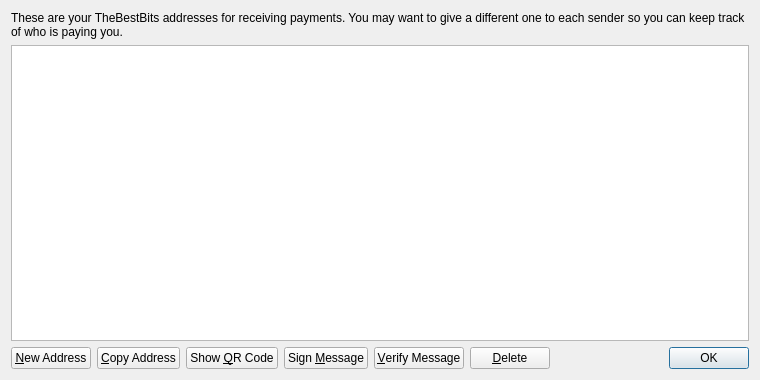
<?xml version="1.0" encoding="UTF-8"?>
<ui version="4.0">
 <class>AddressBookPage</class>
 <widget class="QWidget" name="AddressBookPage">
  <property name="geometry">
   <rect>
    <x>0</x>
    <y>0</y>
    <width>760</width>
    <height>380</height>
   </rect>
  </property>
  <property name="windowTitle">
   <string>Address Book</string>
  </property>
  <layout class="QVBoxLayout" name="verticalLayout">
   <item>
    <widget class="QLabel" name="labelExplanation">
     <property name="text">
      <string>These are your TheBestBits addresses for receiving payments. You may want to give a different one to each sender so you can keep track of who is paying you.</string>
     </property>
     <property name="textFormat">
      <enum>Qt::PlainText</enum>
     </property>
     <property name="wordWrap">
      <bool>true</bool>
     </property>
    </widget>
   </item>
   <item>
    <widget class="QTableView" name="tableView">
     <property name="contextMenuPolicy">
      <enum>Qt::CustomContextMenu</enum>
     </property>
     <property name="toolTip">
      <string>Double-click to edit address or label</string>
     </property>
     <property name="tabKeyNavigation">
      <bool>false</bool>
     </property>
     <property name="selectionMode">
      <enum>QAbstractItemView::SingleSelection</enum>
     </property>
     <property name="selectionBehavior">
      <enum>QAbstractItemView::SelectRows</enum>
     </property>
     <property name="sortingEnabled">
      <bool>true</bool>
     </property>
     <attribute name="verticalHeaderVisible">
      <bool>false</bool>
     </attribute>
    </widget>
   </item>
   <item>
    <layout class="QHBoxLayout" name="horizontalLayout">
     <item>
      <widget class="QPushButton" name="newAddressButton">
       <property name="toolTip">
        <string>Create a new address</string>
       </property>
       <property name="text">
        <string>&amp;New Address</string>
       </property>
      </widget>
     </item>
     <item>
      <widget class="QPushButton" name="copyToClipboard">
       <property name="toolTip">
        <string>Copy the currently selected address to the system clipboard</string>
       </property>
       <property name="text">
        <string>&amp;Copy Address</string>
       </property>
      </widget>
     </item>
     <item>
      <widget class="QPushButton" name="showQRCode">
       <property name="text">
        <string>Show &amp;QR Code</string>
       </property>
      </widget>
     </item>
     <item>
      <widget class="QPushButton" name="signMessage">
       <property name="toolTip">
        <string>Sign a message to prove you own a TheBestBits address</string>
       </property>
       <property name="text">
        <string>Sign &amp;Message</string>
       </property>
      </widget>
     </item>
     <item>
      <widget class="QPushButton" name="verifyMessage">
       <property name="toolTip">
        <string>Verify a message to ensure it was signed with a specified TheBestBits address</string>
       </property>
       <property name="text">
        <string>&amp;Verify Message</string>
       </property>
      </widget>
     </item>
     <item>
      <widget class="QPushButton" name="deleteButton">
       <property name="toolTip">
        <string>Delete the currently selected address from the list</string>
       </property>
       <property name="text">
        <string>&amp;Delete</string>
       </property>
      </widget>
     </item>
     <item>
      <spacer name="horizontalSpacer">
       <property name="orientation">
        <enum>Qt::Horizontal</enum>
       </property>
       <property name="sizeHint" stdset="0">
        <size>
         <width>40</width>
         <height>20</height>
        </size>
       </property>
      </spacer>
     </item>
     <item>
      <widget class="QDialogButtonBox" name="buttonBox">
       <property name="sizePolicy">
        <sizepolicy hsizetype="Maximum" vsizetype="Fixed">
         <horstretch>0</horstretch>
         <verstretch>0</verstretch>
        </sizepolicy>
       </property>
       <property name="standardButtons">
        <set>QDialogButtonBox::Ok</set>
       </property>
      </widget>
     </item>
    </layout>
   </item>
  </layout>
 </widget>
 <resources>
  <include location="../bitcoin.qrc"/>
 </resources>
 <connections/>
</ui>
